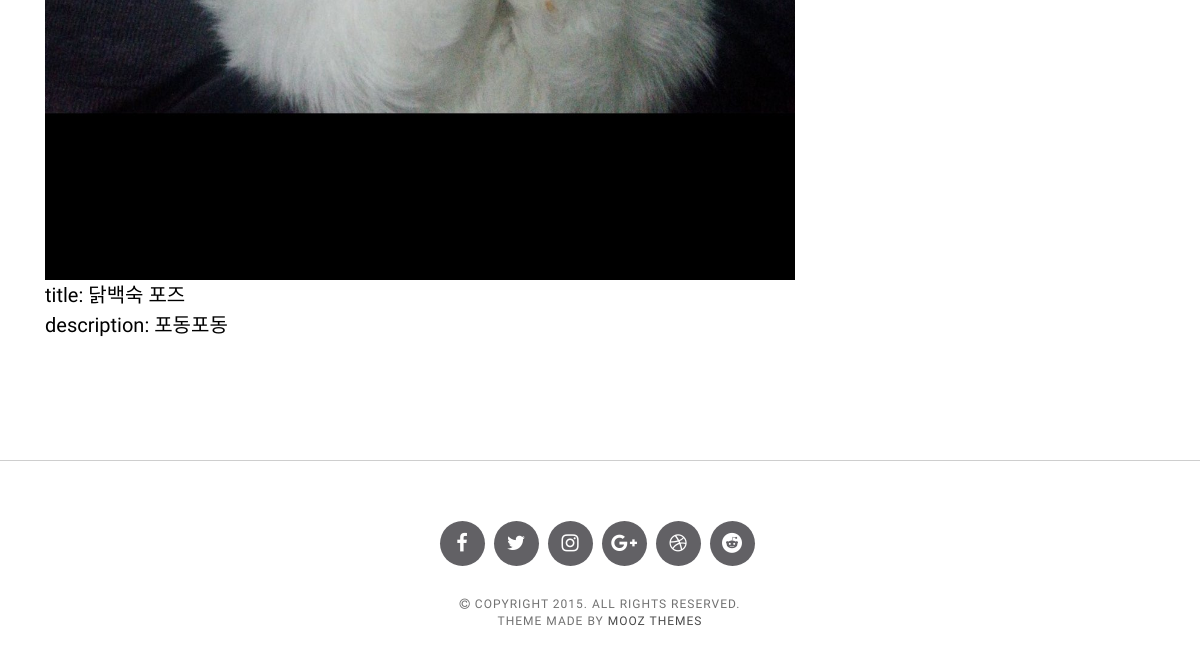
The app's page /photo/ (lower part), older data.
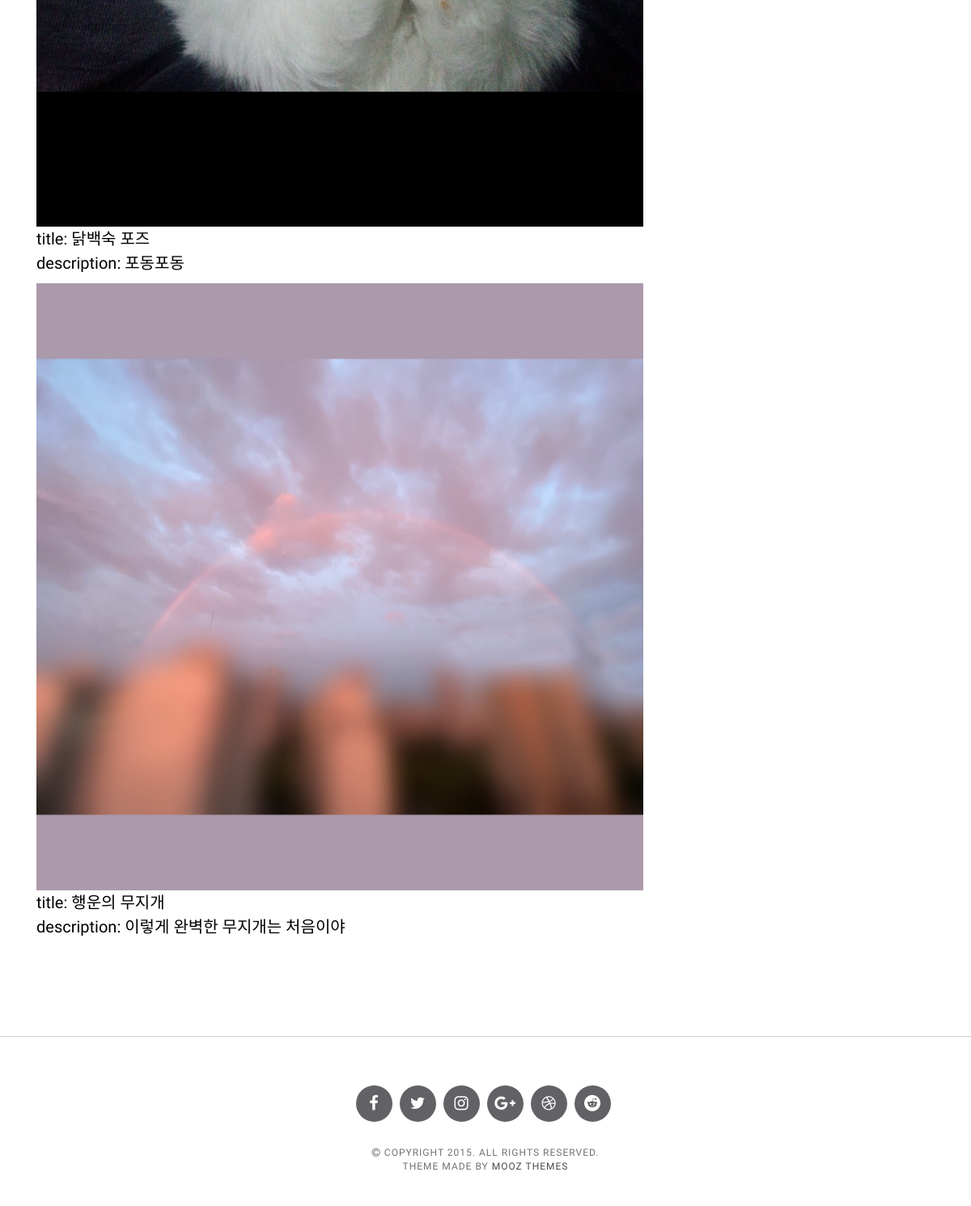
The same page, newer data.
### blog/models.py (models this page shows)
class Photo(models.Model):
    title = models.CharField(max_length=255)
    image = models.ImageField(upload_to = 'images/')
    description = models.CharField(max_length=500)

### blog/views.py (the view)
# urls.py: path('photo/', views.photo, name="photo"),
def photo(request):
    photos = Photo.objects.all
    return render(request, "photo.html", {'photos':photos})

### blog/templates/photo.html (shortened to what this page needs)
{% extends 'base.html' %}
{% load static %}
{% block contents %}
		<div class="container">
		<section>
			<div class="row">
				<div class="col-md-8">
					<article class="blog-post">
						<div class="blog-post-body">
							{% for photo in photos.all %}
                            <div class="col">
                                <div class="card shadow-sm">
                                    <img src="{{photo.image.url}}">
                                    <div class="card-body">
                                        <p class="card-text">
                                            title: {{photo.title}}
                                            <br>
                                            description: {{photo.description}}</p>
                                    </div>
                                </div>
                            {% endfor %}
						</div>
					</article>
				</div>
				</div>
			</div>
		</div>
{% endblock %}

### blog/templates/base.html (shortened to what this page needs)
<!DOCTYPE html>
{% load static %}
<html lang="en">
	<head>
		<link href="{% static 'css/bootstrap.min.css' %}" rel="stylesheet">
		<link rel="stylesheet" href="https://maxcdn.bootstrapcdn.com/font-awesome/4.4.0/css/font-awesome.min.css">
		<link href="{% static 'css/jquery.bxslider.css' %}" rel="stylesheet">
		<link href="{% static 'css/style.css' %}" rel="stylesheet">
	</head>
	<body>
		<div class="container">
        {% block contents %}
        {% endblock %}
		<footer class="footer">
			<div class="footer-socials">
				<a href="https://www.facebook.com/profile.php?id=100051282008415"><i class="fa fa-facebook"></i></a>
				<a href="#"><i class="fa fa-twitter"></i></a>
				<a href="https://www.instagram.com/__jinhaiz/"><i class="fa fa-instagram"></i></a>
				<a href="#"><i class="fa fa-google-plus"></i></a>
				<a href="#"><i class="fa fa-dribbble"></i></a>
				<a href="#"><i class="fa fa-reddit"></i></a>
			</div>
			<div class="footer-bottom">
				<i class="fa fa-copyright"></i> Copyright 2015. All rights reserved.<br>
				Theme made by <a href="http://www.moozthemes.com">MOOZ Themes</a>
			</div>
		</footer>
	</body>
</html>

### blog/static/css/style.css (style rules this page uses)
body { font-family: "Raleway", Sans-serif; -webkit-font-smoothing: antialiased; }
p { font-family: 'Raleway', sans-serif; font-size: 15px; font-weight: 400; line-height: 24px; color: #000; }
img { max-width: 100%; height: auto; }
a { color: #4A4A4A; }
a, a:hover, a:focus, a:active, a.active { outline: 0; text-decoration: none; }
section { padding-bottom: 60px; }
section:last-child { padding-bottom: 0px; }
.blog-post { padding-bottom: 30px; margin-bottom: 60px; border-bottom: 1px solid #CECECE; }
.blog-post:last-child { border-bottom: none; }
.blog-post .blog-post-body { text-align: center; padding: 20px 0; }
.blog-post .blog-post-body p { text-align: justify; font-size: 20px; font-weight: 300; line-height: 30px; color: #000; }
footer { padding: 0; font-size: 12px; font-weight: 500; text-transform: uppercase; letter-spacing: 1px; color: #717171; text-align: center; border-top: 1px solid #CECECE; }
footer .footer-socials { margin: 60px 0 20px; }
footer .footer-socials a { display: inline-block; margin-right: 5px; background-color: #626165; color: #fff; font-size: 20px; line-height: 45px; width: 45px; height: 45px; border-radius: 50%; -webkit-transition: all 0.2s ease-out; -moz-transition: all 0.2s ease-out; -o-transition: all 0.2s ease-out; transition: all 0.2s ease-out; }
footer .footer-bottom { padding: 10px 0 40px; }

Row changes from the older to the newer data that the page shows:
added Photo: image (picture), title "행운의 무지개", description "이렇게 완벽한 무지개는 처음이야"
